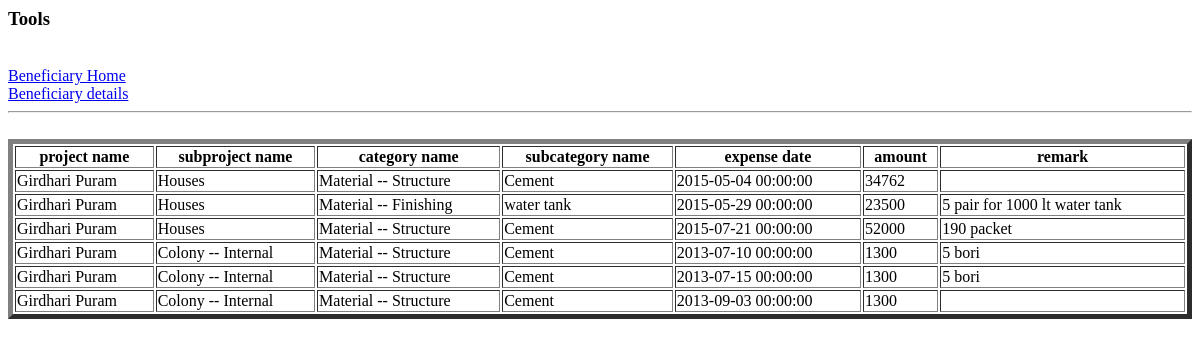
The app's page /reports/beneficiary_reports.php?id=5, older data.
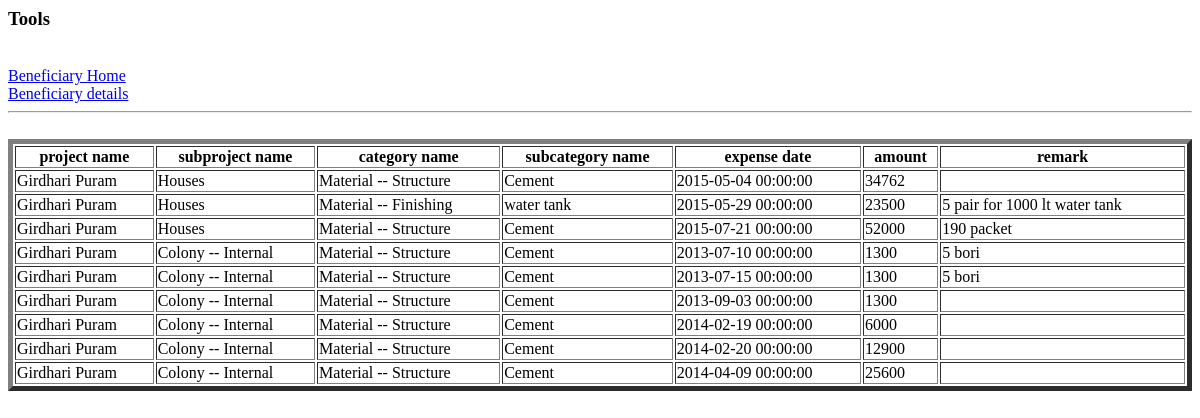
The same page, newer data.
### tables this page shows
CREATE TABLE `kalp_project_exp_details` (
  `id` bigint(20) unsigned NOT NULL AUTO_INCREMENT,
  `when_created` datetime DEFAULT NULL,
  `project_id` int(10) unsigned NOT NULL,
  `subproject_id` int(10) unsigned NOT NULL,
  `expense_date` datetime DEFAULT NULL,
  `category_id` int(10) unsigned NOT NULL,
  `subcategory_id` int(10) unsigned NOT NULL,
  `amount` bigint(20) unsigned DEFAULT NULL,
  `remark` varchar(4000) DEFAULT NULL,
  `per_unit_cost` int(11) DEFAULT NULL,
  `beneficiary_id` int(10) unsigned DEFAULT NULL,
  PRIMARY KEY (`id`),
  KEY `kalp_project_exp_details_fk1` (`project_id`),
  KEY `kalp_project_exp_details_fk2` (`subproject_id`),
  KEY `kalp_project_exp_details_fk3` (`category_id`),
  KEY `kalp_project_exp_details_fk4` (`subcategory_id`),
  KEY `kalp_project_exp_details_fk5` (`beneficiary_id`),
  CONSTRAINT `kalp_project_exp_details_fk1` FOREIGN KEY (`project_id`) REFERENCES `kalp_projects` (`id`),
  CONSTRAINT `kalp_project_exp_details_fk2` FOREIGN KEY (`subproject_id`) REFERENCES `kalp_subprojects` (`id`),
  CONSTRAINT `kalp_project_exp_details_fk3` FOREIGN KEY (`category_id`) REFERENCES `kalp_exp_category` (`id`),
  CONSTRAINT `kalp_project_exp_details_fk4` FOREIGN KEY (`subcategory_id`) REFERENCES `kalp_exp_subcategory` (`id`),
  CONSTRAINT `kalp_project_exp_details_fk5` FOREIGN KEY (`beneficiary_id`) REFERENCES `kalp_exp_beneficiary` (`id`)
);

CREATE TABLE `kalp_projects` (
  `id` int(10) unsigned NOT NULL AUTO_INCREMENT,
  `project_name` varchar(100) NOT NULL,
  `project_url` varchar(1000) DEFAULT NULL,
  `project_type` varchar(100) DEFAULT NULL,
  PRIMARY KEY (`id`)
);

CREATE TABLE `kalp_subprojects` (
  `id` int(10) unsigned NOT NULL AUTO_INCREMENT,
  `subproject_name` varchar(100) NOT NULL,
  `subproject_desc` varchar(4000) DEFAULT NULL,
  `color_name` varchar(100) DEFAULT NULL,
  `color_code` varchar(100) DEFAULT NULL,
  PRIMARY KEY (`id`)
);

CREATE TABLE `kalp_exp_category` (
  `id` int(10) unsigned NOT NULL AUTO_INCREMENT,
  `category_name` varchar(1000) NOT NULL,
  `category_desc` varchar(4000) DEFAULT NULL,
  `color_name` varchar(100) DEFAULT NULL,
  `color_code` varchar(100) DEFAULT NULL,
  PRIMARY KEY (`id`)
);

CREATE TABLE `kalp_exp_subcategory` (
  `id` int(10) unsigned NOT NULL AUTO_INCREMENT,
  `category_id` int(10) unsigned NOT NULL,
  `subcategory_name` varchar(1000) NOT NULL,
  `subcategory_desc` varchar(4000) DEFAULT NULL,
  `color_name` varchar(100) DEFAULT NULL,
  `color_code` varchar(100) DEFAULT NULL,
  PRIMARY KEY (`id`),
  KEY `kalp_exp_subcategory_fk1` (`category_id`),
  CONSTRAINT `kalp_exp_subcategory_fk1` FOREIGN KEY (`category_id`) REFERENCES `kalp_exp_category` (`id`)
);

### reports/beneficiary_reports.php (the view, shortened to what this page needs)
<?php
	require_once('../manage/cost/secure/database_details.php');
	$db_connection = mysqli_connect($db_hostname,$db_username,$db_password,$db_name);
	if (isset($_GET["id"])){
		$beneficiary_id = $_GET["id"];
	}
	else {
		die("Invalid URL request.");
	}
?>
<html>
	<head>
	</head>
	<body>
		<h3>Tools</h3>
		<br />
		<a href = "../manage/cost/config/beneficiary.php">Beneficiary Home </a>
		<br />
		<a href = "../manage/cost/config/beneficiary_details.php?id=<?php echo $beneficiary_id?>">Beneficiary details </a>
		<hr />
	</body>
</html>
<?php
	$db_query = "SELECT kalp_projects.project_name,
	        kalp_subprojects.subproject_name,
	        kalp_exp_category.category_name,
	        kalp_exp_subcategory.subcategory_name,
	        kalp_project_exp_details.expense_date,
	        kalp_project_exp_details.amount,
	        kalp_project_exp_details.remark
	FROM kalp_project_exp_details
	  INNER JOIN kalp_projects
	    ON kalp_project_exp_details.project_id = kalp_projects.id
	  INNER JOIN kalp_subprojects
	    ON kalp_project_exp_details.subproject_id = kalp_subprojects.id
	  INNER JOIN kalp_exp_category
	    ON kalp_project_exp_details.category_id = kalp_exp_category.id
	  INNER JOIN kalp_exp_subcategory
	    ON kalp_project_exp_details.subcategory_id = kalp_exp_subcategory.id
	    AND kalp_project_exp_details.category_id = kalp_exp_subcategory.category_id
	WHERE beneficiary_id = {$beneficiary_id}
	ORDER BY  kalp_project_exp_details.id ASC";
	$db_result = mysqli_query($db_connection,$db_query);
	echo "<table style=\"width:100%\" border=\"5\">";
		echo "<tr>
				<th>project name</th>
				<th>subproject name</th>
				<th>category name</th>
				<th>subcategory name</th>
				<th>expense date</th>
				<th>amount</th>
				<th>remark</th>
			</tr>";
		while ($db_row = mysqli_fetch_assoc($db_result)){
			echo "<tr>
					<td>{$db_row["project_name"]}</td>
					<td>{$db_row["subproject_name"]}</td>
					<td>{$db_row["category_name"]}</td>
					<td>{$db_row["subcategory_name"]}</td>
					<td>{$db_row["expense_date"]}</td>
					<td>{$db_row["amount"]}</td>
					<td>{$db_row["remark"]}</td>
				</tr>";
		}
	echo "</table>";
?>

Row changes from the older to the newer data that the page shows:
added kalp_project_exp_details: project.project_name "Girdhari Puram", subproject.subproject_name "Colony -- Internal", category.category_name "Material -- Structure", subcategory.subcategory_name "Cement", expense_date "2014-02-19 00:00:00", amount "6000"
added kalp_project_exp_details: project.project_name "Girdhari Puram", subproject.subproject_name "Colony -- Internal", category.category_name "Material -- Structure", subcategory.subcategory_name "Cement", expense_date "2014-02-20 00:00:00", amount "12900"
added kalp_project_exp_details: project.project_name "Girdhari Puram", subproject.subproject_name "Colony -- Internal", category.category_name "Material -- Structure", subcategory.subcategory_name "Cement", expense_date "2014-04-09 00:00:00", amount "25600"
